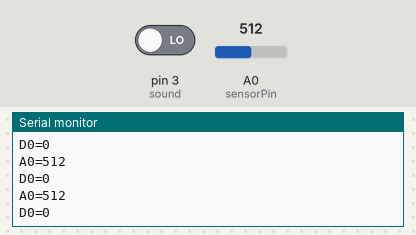
A sketch run on a simulated Arduino Uno, built with avr-gcc and run on an emulated ATmega328P. On the bench: the last lines printed to the serial monitor. The inputs (shaded band) are chosen by the test bench; at power-on: A0 (sensorPin) = 512, pin 3 (sound) LOW.

Above: at 1.2 s.
1.3 s: A0 (sensorPin) set to 716
At 1.56 s:
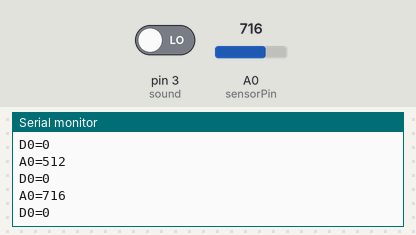
2.8 s: pin 3 (sound) driven HIGH
At 2.97 s:
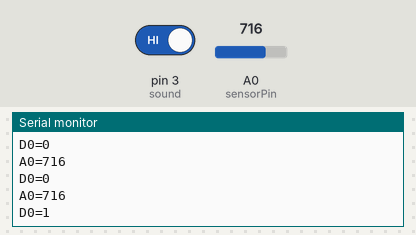
4.3 s: A0 (sensorPin) set to 900
At 4.37 s:
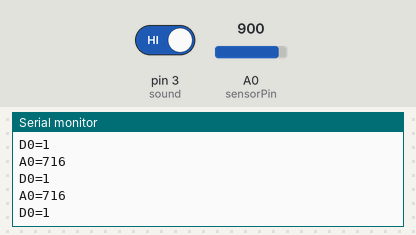
Timing chart, 0 to 7.3 s (numbered marks = the images above; inputs shaded):
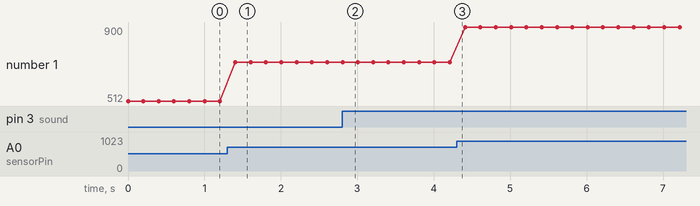

Measured:
- after the input at 1.3 s, the serial monitor: prints a new line after 0.10 s (image 1)
- after the input at 2.8 s, the serial monitor: prints a new line at once (image 2)
- plotted number 1: 512 → 716 after the input at 1.3 s, 716 → 900 after the input at 4.3 s

The sketch:

sound.ino
```cpp
int  sensorPin  =  A0;
int sound=3;
int  sensorValue =  0;
int  val=0;
void setup()
{
Serial.begin(9600);
pinMode(sound,INPUT);
}
void loop(){
sensorValue =  analogRead(sensorPin);
val=digitalRead(sound);
Serial.print("A0=");
Serial.println(sensorValue,  DEC);
Serial.print("D0=");
Serial.println(val);
delay(200);
}
```
